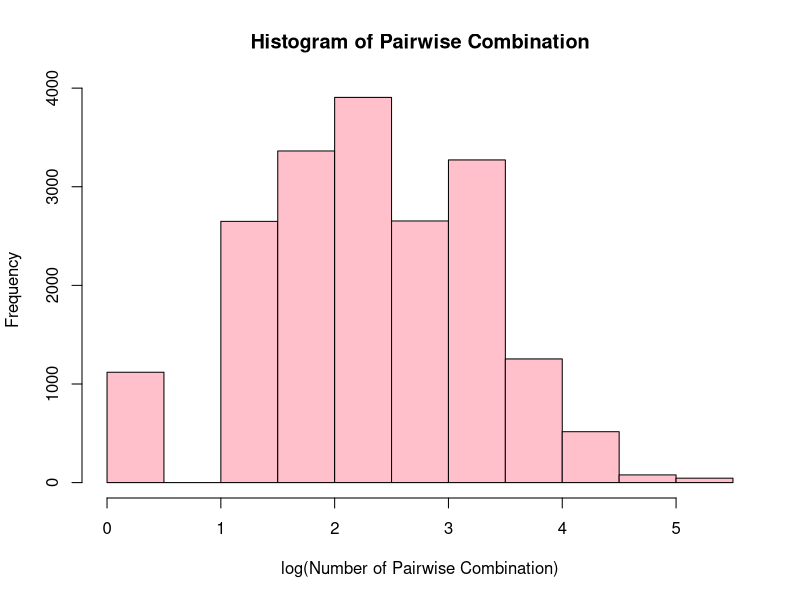
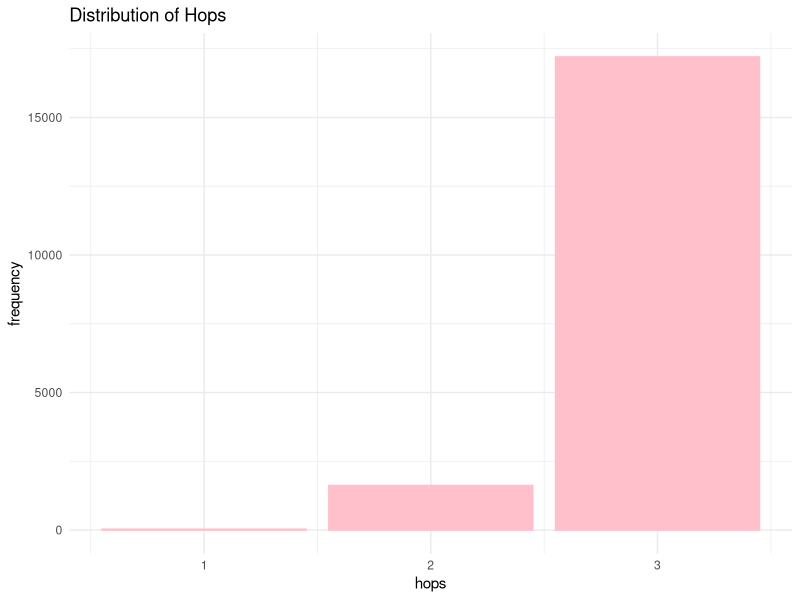
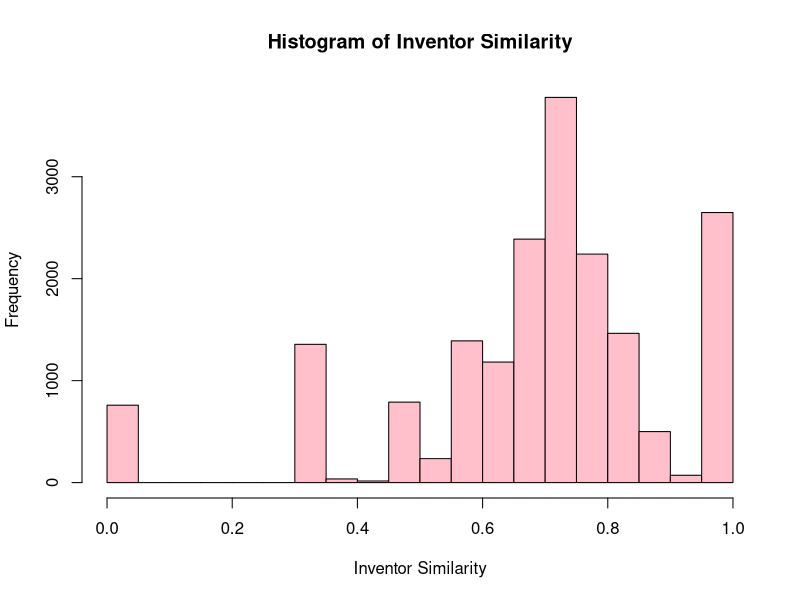
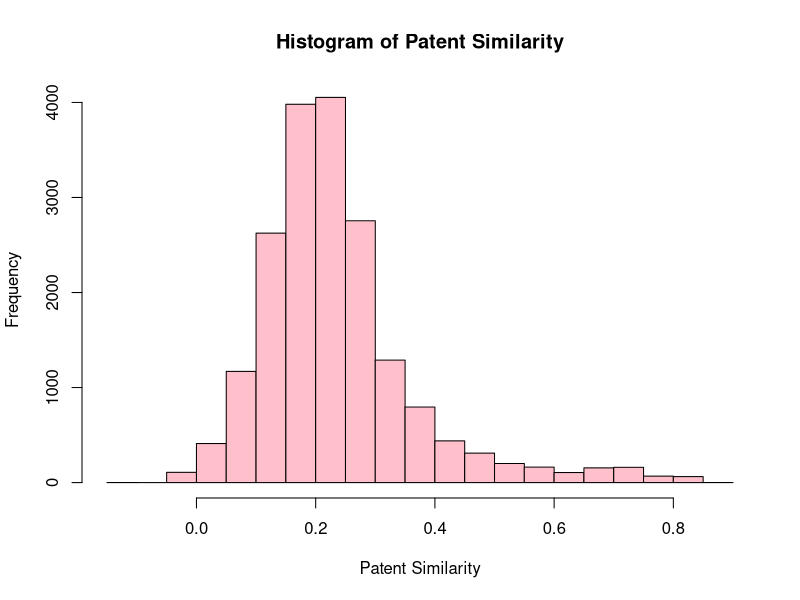
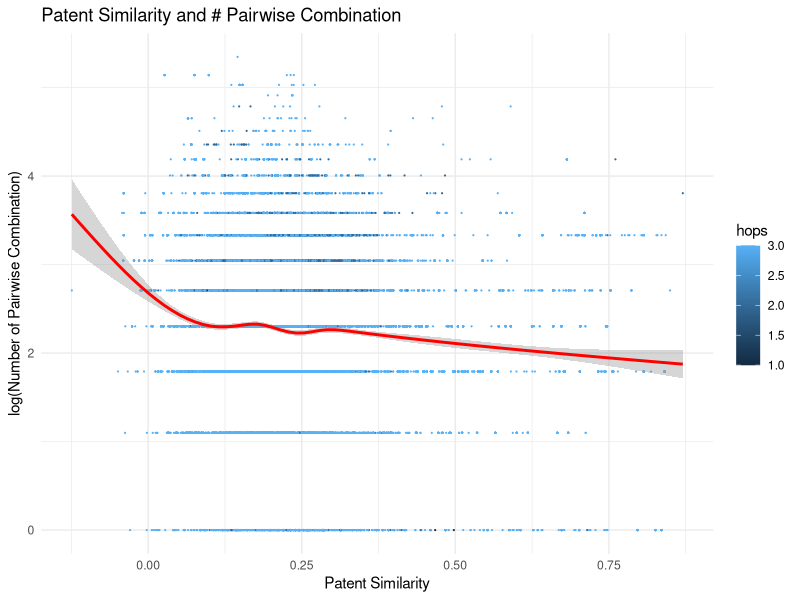
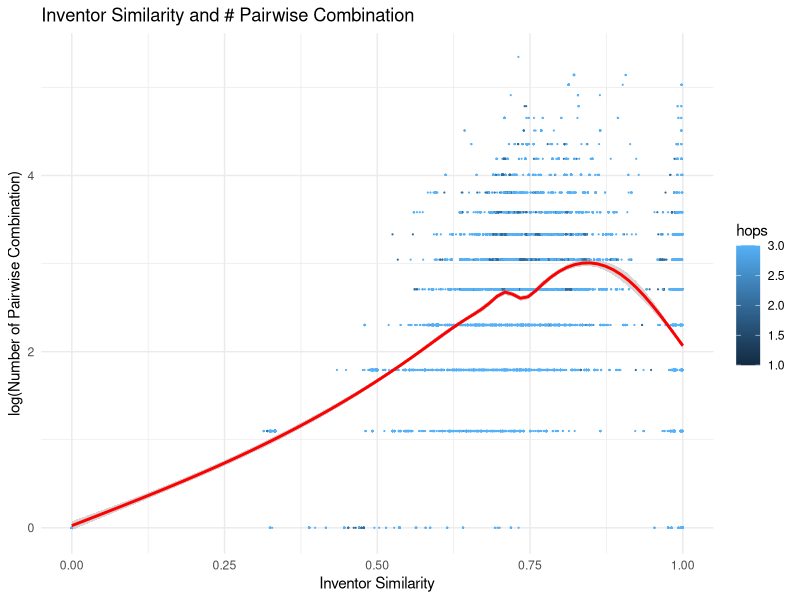

The R source for these figures, in order: (Note: this script raises an error after producing the figures.)
library(tidyverse)

df <- read_csv("interpatent.csv")

# Log transformation of "combination"
df['combination'] <- lapply(df['combination'], log)

# Histogram of log(Combination)
hist(df$combination, 
     xlab="log(Number of Pairwise Combination)",
     col="pink",
     main="Histogram of Pairwise Combination")

# Create bar graph of frequency for each hop
bar <- df %>%
  mutate(count = 1) %>%
  group_by(hops) %>%
  summarize(freq = sum(count))

ggplot(data = bar, aes(x=hops,y=freq)) +
  geom_bar(stat='identity', col='pink', fill='pink') +
  theme_minimal() +
  ylab("frequency") +
  ggtitle("Distribution of Hops")

# Histogram of Inventor Similarity
hist(df$inventor_sim,
     xlab="Inventor Similarity",
     main="Histogram of Inventor Similarity",
     col='pink')

# Histogram of Patent Similarity
hist(df$similarity,
     xlab="Patent Similarity",
     main="Histogram of Patent Similarity",
     col='pink')

# lm and plot for values 
lmod <- lm(similarity ~ inventor_sim, df)
summary(lmod)

lmod2 <- lm(similarity ~ combination, df)
summary(lmod2)

lmod3 <- lm(inventor_sim ~ combination, df)
summary(lmod3)

lmod4 <- lm(similarity ~ combination + inventor_sim, df)
summary(lmod4)

df["lmod_residuals"] <- lmod$residuals

lmod5 <- lm(lmod_residuals ~ combination, df)
summary(lmod5)

lmod6 <- lm(inventor_sim ~ hops, df)
summary(lmod6)

ggplot(data = df, aes(x=similarity, y=combination, color=hops)) + 
  geom_point(size=0.1) + 
  geom_smooth(col='red') + 
  theme_minimal() +
  xlab("Patent Similarity") + 
  ylab("log(Number of Pairwise Combination)") + 
  ggtitle("Patent Similarity and # Pairwise Combination")

ggplot(data = df, aes(x=inventor_sim, y=combination, color=hops)) + 
  geom_point(size=0.1) + 
  geom_smooth(col='red') + 
  theme_minimal() +
  xlab("Inventor Similarity") + 
  ylab("log(Number of Pairwise Combination)") + 
  ggtitle("Inventor Similarity and # Pairwise Combination")

ggplot(data = df_rem, aes(x=similarity, y=inventor_sim, color=hops)) + 
  geom_point(size=0.1) + 
  geom_smooth(col='red') + 
  theme_minimal() +
  xlab("Patent Similarity") + 
  ylab("Inventor Similarity") + 
  ggtitle("Patent Similarity and Inventor Similarity")

ggplot(data = df, aes(x=combination, y=lmod_residuals, color=hops)) + 
  geom_point(size=0.1) + 
  geom_smooth(col='red') + 
  theme_minimal() +
  xlab("log(# Pairwise Combination)") + 
  ylab("Residuals Inventor Patent~Inventor") + 
  ggtitle("Residuals for Patent~Inventor and Combination")

df_rem <- df[df$inventor_sim != 1,]
df_rem <- df_rem[df_rem$inventor_sim != 0,]
df_rem <- df_rem[df_rem$similarity > 0,]

df_rem$hops <- factor(df_rem$hops)

lmod <- lm((similarity) ~ (inventor_sim) + hops, df_rem)
summary(lmod)
